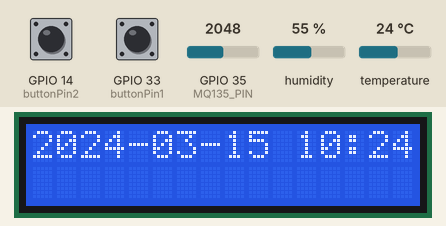
Recording of a sketch running on a simulated ESP32. Shown: 16×2 character LCD. The test bench sets the inputs (shaded band); at power-on: GPIO 14 (buttonPin2) HIGH, GPIO 33 (buttonPin1) HIGH, temperature 24 °C, GPIO 35 (MQ135_PIN) = 2048, humidity 55 %. WiFi joins after 1.5 s; servers stay silent unless stated; uploads are accepted with an empty reply; the local clock reads 2024-03-15 10:24:30 at power-on unless the sketch sets it; what the sketch prints to the serial monitor is not drawn.

Above: at 3.2 s.
3.3 s: GPIO 14 (buttonPin2) pulled LOW for 3.2 s
At 5.9 s:
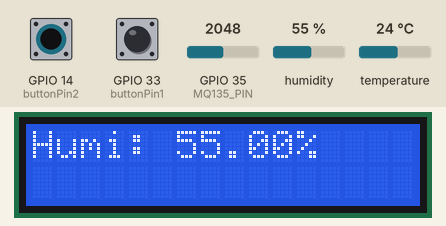
8.1 s: GPIO 33 (buttonPin1) pulled LOW for 1 s
At 9.4 s:
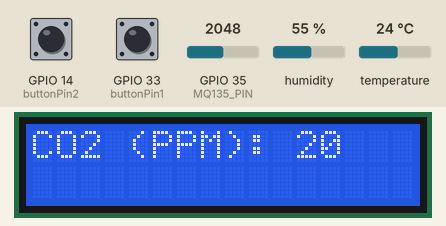
12.7 s: GPIO 14 (buttonPin2) driven LOW and GPIO 33 (buttonPin1) driven LOW
At 15.1 s:
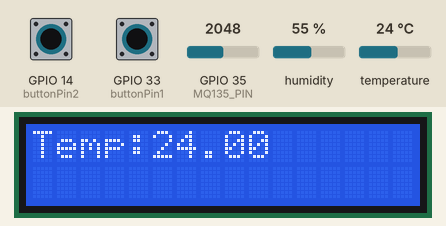
19.2 s: temperature set to 12 °C
At 21.5 s:
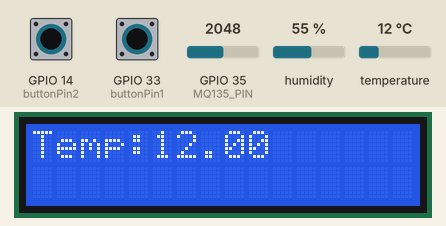
24.3 s: temperature set to 19 °C
At 26.5 s:
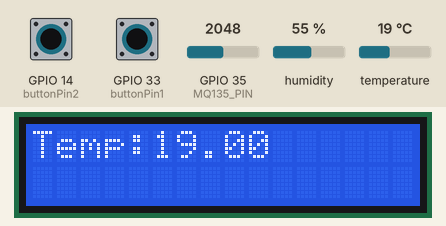
29.0 s: temperature set to 28 °C
At 30.4 s:
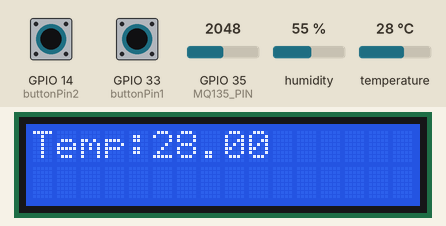
Timing chart, 0 to 32.0 s (numbered marks = the images above; inputs shaded):
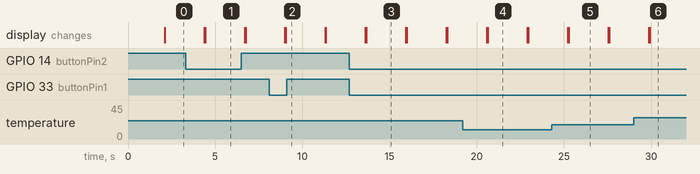

Measured:
- after the input at 8.1 s, the display: first differs from a run without the input after 0.94 s (image 2)
- after the input at 12.7 s, the display: first differs from a run without the input after 0.96 s (image 3)
- after the input at 19.2 s, the display: first differs from a run without the input after 1.4 s (image 4)
- after the input at 24.3 s, the display: first differs from a run without the input after 0.97 s (image 5)
- after the input at 29.0 s, the display: first differs from a run without the input after 0.91 s (image 6)
- what the display in image 3 shows lasts 2.2 s, from 13.7 s to 15.9 s

The sketch:

codigo_lectura_sensores.ino
```cpp
#include <Wire.h>
#include <LiquidCrystal_I2C.h>
#include <DFRobot_DHT11.h>
#include <WiFi.h>
#include <HTTPClient.h>
#include <ArduinoJson.h>
#include <MQ135.h>
#include <Ds1302.h>

// Instanciar objetos y definir pines
#define DHT11_PIN 27
#define MQ135_PIN 35
#define PIN_CLK 26
#define PIN_DAT 25
#define PIN_RST 18

//MQ135 gasSensor(MQ135_PIN);
LiquidCrystal_I2C lcd(0x27, 16, 2);
DFRobot_DHT11 DHT;
Ds1302 rtc(PIN_RST, PIN_CLK, PIN_DAT);
String date_time;


const int buttonPin1 = 33;
const int buttonPin2 = 14;
int displayMode = 0; // 0: Temp, 1: Humidity, 2: Gas, 3: Time
const char* ssid = "Tec-Contingencia";
const char* password = "";
const char* apiEndpoint = "https://ominous-giggle-69g47p969jjjc4wrx-5000.app.github.dev/sensor_data";

const static char* WeekDays[] = {
    "Mon", "Tue", "Wed", "Thu", "Fri", "Sat", "Sun"
};

void setupWifi() {
    Serial.begin(9600);
    Serial.print("Connecting to WiFi");
    WiFi.begin(ssid, password);
    while (WiFi.status() != WL_CONNECTED) {
        delay(1000);
        Serial.print(".");
    }
    Serial.print(" Connected: ");
    Serial.println(WiFi.localIP());
}


void setup() {
  lcd.init(); // Pass your I2C address as an argument if it's not the default
  lcd.backlight();
  Serial.begin(115200);
  pinMode(buttonPin1, INPUT);
  pinMode(buttonPin2, INPUT);
  rtc.init();

  Ds1302::DateTime now;
    rtc.getDateTime(&now);
    String date_time = "20" + String(now.year) + "-" +
                      ((now.month < 10) ? "0" : "") + String(now.month) + "-" +
                      ((now.day < 10) ? "0" : "") + String(now.day) + " " +
                      ((now.hour < 10) ? "0" : "") + String(now.hour) + ":" +
                      ((now.minute < 10) ? "0" : "") + String(now.minute) + ":" +
                      ((now.second < 10) ? "0" : "") + String(now.second);
    setupWifi();
}

void sendData(float temperature, float humidity, int mq135Value, String date_time) {
    Serial.print("Sending data to API: ");

    HTTPClient http;
    http.begin(apiEndpoint);
    http.addHeader("Content-Type", "application/json");

    StaticJsonDocument<300> doc;

    doc["temperature"] = temperature;
    doc["humidity"] = humidity;
    doc["mq135Value"] = mq135Value;
    doc["date_time"] = date_time;

    String json;
    serializeJson(doc, json);
    Serial.println("Sending JSON: " + json);

    int httpResponseCode = http.POST(json);
    if (httpResponseCode > 0) {
        Serial.print("HTTP Response code: ");
        Serial.println(httpResponseCode);
        String responseString = http.getString();
        Serial.println("Received response: " + responseString);

        // Aquí puedes agregar lógica adicional según la respuesta del servidor
        // Por ejemplo, verificar si la solicitud fue exitosa, etc.
    } else {
        Serial.print("Error code: ");
        Serial.println(httpResponseCode);

        // Aquí puedes agregar manejo de errores, como intentar nuevamente o notificar problemas.
    }
    http.end();
}


void loop() {
  // Tu código para el manejo de los botones y sensores aquí
lcd.clear();
Ds1302::DateTime now;
rtc.getDateTime(&now);

String date_time = "20" + String(now.year) + "-" +
                  ((now.month < 10) ? "0" : "") + String(now.month) + "-" +
                  ((now.day < 10) ? "0" : "") + String(now.day) + " " +
                  ((now.hour < 10) ? "0" : "") + String(now.hour) + ":" +
                  ((now.minute < 10) ? "0" : "") + String(now.minute) + ":" +
                  ((now.second < 10) ? "0" : "") + String(now.second);

    DHT.read(DHT11_PIN);
    float temperature = DHT.temperature;
    float humidity = DHT.humidity;

    int mq135Value = analogRead(MQ135_PIN) / 100;


    // El resto de tu función sendData permanece igual

  if (digitalRead(buttonPin1) == LOW && digitalRead(buttonPin2) == LOW) {
    DHT.read(DHT11_PIN);
    lcd.setCursor(0, 0);
    lcd.print("Temp:");
    lcd.print(temperature);
  }
  else if (digitalRead(buttonPin1) == HIGH && digitalRead(buttonPin2) == LOW) {
    DHT.read(DHT11_PIN);
    lcd.setCursor(0, 0);
    lcd.print("Humi: ");
    lcd.print(humidity);
    lcd.print("%");
  }
  else if (digitalRead(buttonPin1) == LOW && digitalRead(buttonPin2) == HIGH) {
    lcd.setCursor(0, 0);
    lcd.print("CO2 (PPM): ");
    lcd.print(mq135Value);
  }
  else if (digitalRead(buttonPin1) == HIGH && digitalRead(buttonPin2) == HIGH) {
  lcd.print(date_time);
  }
sendData(temperature,humidity,mq135Value,date_time);
  delay(2000); // Ajusta este delay según tus necesidades
}
```
